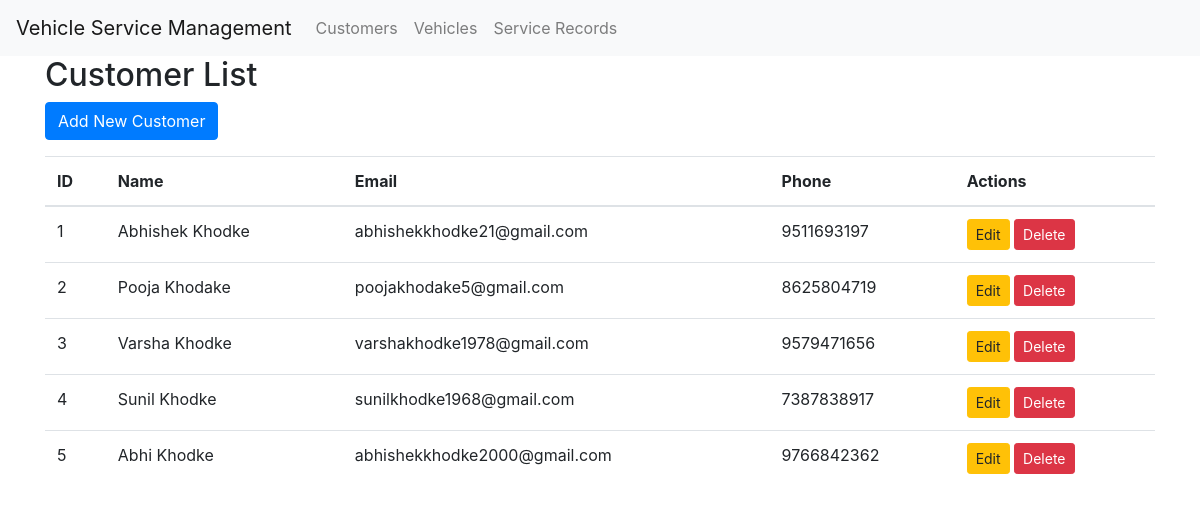
The app's page /customers/ with its own data.
### service/models.py (models this page shows, shortened)
class Customer(models.Model):
    name = models.CharField(max_length=100)
    email = models.EmailField(unique=True)
    phone = models.CharField(max_length=15)

### service/views.py (the view)
# urls.py: path('customers/', views.customer_list, name='customer_list'),
def customer_list(request):
    customers = Customer.objects.all()
    return render(request, 'service/customer_list.html', {'customers': customers})

### templates/service/customer_list.html
{% extends 'service/base.html' %}
{% block content %}
    <h2>Customer List</h2>
    <a href="{% url 'customer_create' %}" class="btn btn-primary mb-3">Add New Customer</a>
    <table class="table">
        <thead>
            <tr>
                <th>ID</th>
                <th>Name</th>
                <th>Email</th>
                <th>Phone</th>
                <th>Actions</th>
            </tr>
        </thead>
        <tbody>
            {% for customer in customers %}
                <tr>
                    <td>{{ customer.id }}</td>
                    <td>{{ customer.name }}</td>
                    <td>{{ customer.email }}</td>
                    <td>{{ customer.phone }}</td>
                    <td>
                        <a href="{% url 'customer_update' customer.id %}" class="btn btn-warning btn-sm">Edit</a>
                        <a href="{% url 'customer_delete' customer.id %}" class="btn btn-danger btn-sm" onclick="return confirm('Are you sure you want to delete this customer?');">Delete</a>
                    </td>
                </tr>
            {% empty %}
                <tr>
                    <td colspan="5">No customers available.</td>
                </tr>
            {% endfor %}
        </tbody>
    </table>
{% endblock %}

### records on screen
Customer: id "1", name "Abhishek Khodke", email "abhishekkhodke21@gmail.com", phone "9511693197"
Customer: id "2", name "Pooja Khodake", email "poojakhodake5@gmail.com", phone "8625804719"
Customer: id "3", name "Varsha Khodke", email "varshakhodke1978@gmail.com", phone "9579471656"
Customer: id "4", name "Sunil Khodke", email "sunilkhodke1968@gmail.com", phone "7387838917"
Customer: id "5", name "Abhi Khodke", email "abhishekkhodke2000@gmail.com", phone "9766842362"
